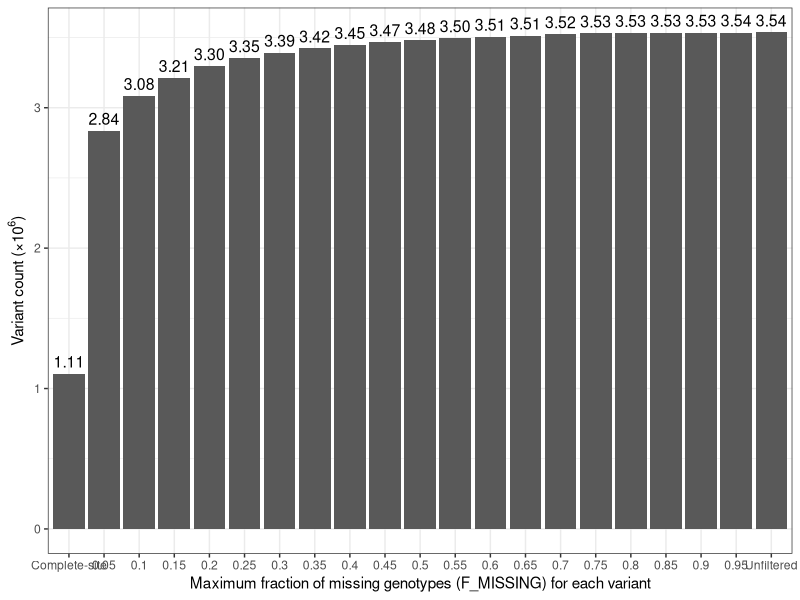
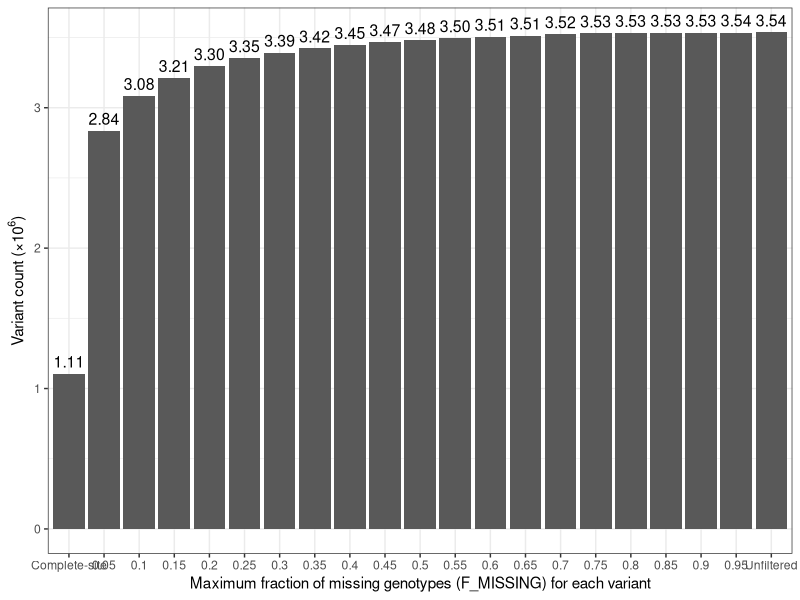

Recreate these plots in R, in order.
library(ggplot2)

setwd(glue::glue("{dirname(rstudioapi::getActiveDocumentContext()$path)}/output"))
summ <- read.table("../../../../data/stats_record_summary.txt")
colnames(summ) <- c("Filter","Variant_count")
summ$Filter <- factor(summ$Filter,
                         levels=c("Complete-site","0.05","0.1","0.15","0.2","0.25",
                                  "0.3","0.35","0.4","0.45","0.5","0.55","0.6",
                                  "0.65","0.7","0.75","0.8","0.85","0.9",
                                  "0.95","Unfiltered"))
p <- ggplot()+
  geom_col(mapping=aes(x=Filter, y=Variant_count/1E6), data=summ)+
  geom_text(mapping=aes(x=Filter, y=Variant_count/1E6,
                        label=sprintf("%.2f",Variant_count/1E6)),
            data=summ, size=4,vjust=-0.5)+
  xlab("Maximum fraction of missing genotypes (F_MISSING) for each variant")+
  ylab(expression("Variant count (×10"^6*")"))+
  theme_bw()
p
ggsave("plots/missing_record.pdf", height = 5, width = 13, dpi=300)
